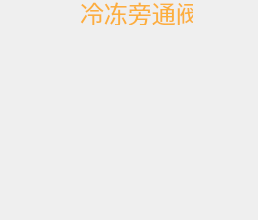
<?xml version="1.0" encoding="UTF-8"?>
<ui version="4.0">
 <class>BypassValve</class>
 <widget class="QWidget" name="BypassValve">
  <property name="geometry">
   <rect>
    <x>0</x>
    <y>0</y>
    <width>258</width>
    <height>220</height>
   </rect>
  </property>
  <property name="windowTitle">
   <string>Form</string>
  </property>
  <widget class="QFrame" name="frame">
   <property name="geometry">
    <rect>
     <x>0</x>
     <y>24</y>
     <width>257</width>
     <height>200</height>
    </rect>
   </property>
   <property name="styleSheet">
    <string notr="true">#frame {
background:transparent;
border-image: url(:/UI/Widget/System_Bump_1.png);}</string>
   </property>
   <property name="frameShape">
    <enum>QFrame::StyledPanel</enum>
   </property>
   <property name="frameShadow">
    <enum>QFrame::Raised</enum>
   </property>
  </widget>
  <widget class="QLabel" name="label">
   <property name="geometry">
    <rect>
     <x>80</x>
     <y>0</y>
     <width>113</width>
     <height>25</height>
    </rect>
   </property>
   <property name="palette">
    <palette>
     <active>
      <colorrole role="WindowText">
       <brush brushstyle="SolidPattern">
        <color alpha="255">
         <red>252</red>
         <green>175</green>
         <blue>62</blue>
        </color>
       </brush>
      </colorrole>
     </active>
     <inactive>
      <colorrole role="WindowText">
       <brush brushstyle="SolidPattern">
        <color alpha="255">
         <red>252</red>
         <green>175</green>
         <blue>62</blue>
        </color>
       </brush>
      </colorrole>
     </inactive>
     <disabled>
      <colorrole role="WindowText">
       <brush brushstyle="SolidPattern">
        <color alpha="255">
         <red>190</red>
         <green>190</green>
         <blue>190</blue>
        </color>
       </brush>
      </colorrole>
     </disabled>
    </palette>
   </property>
   <property name="font">
    <font>
     <pointsize>18</pointsize>
    </font>
   </property>
   <property name="text">
    <string>冷冻旁通阀</string>
   </property>
  </widget>
 </widget>
 <resources/>
 <connections/>
</ui>
